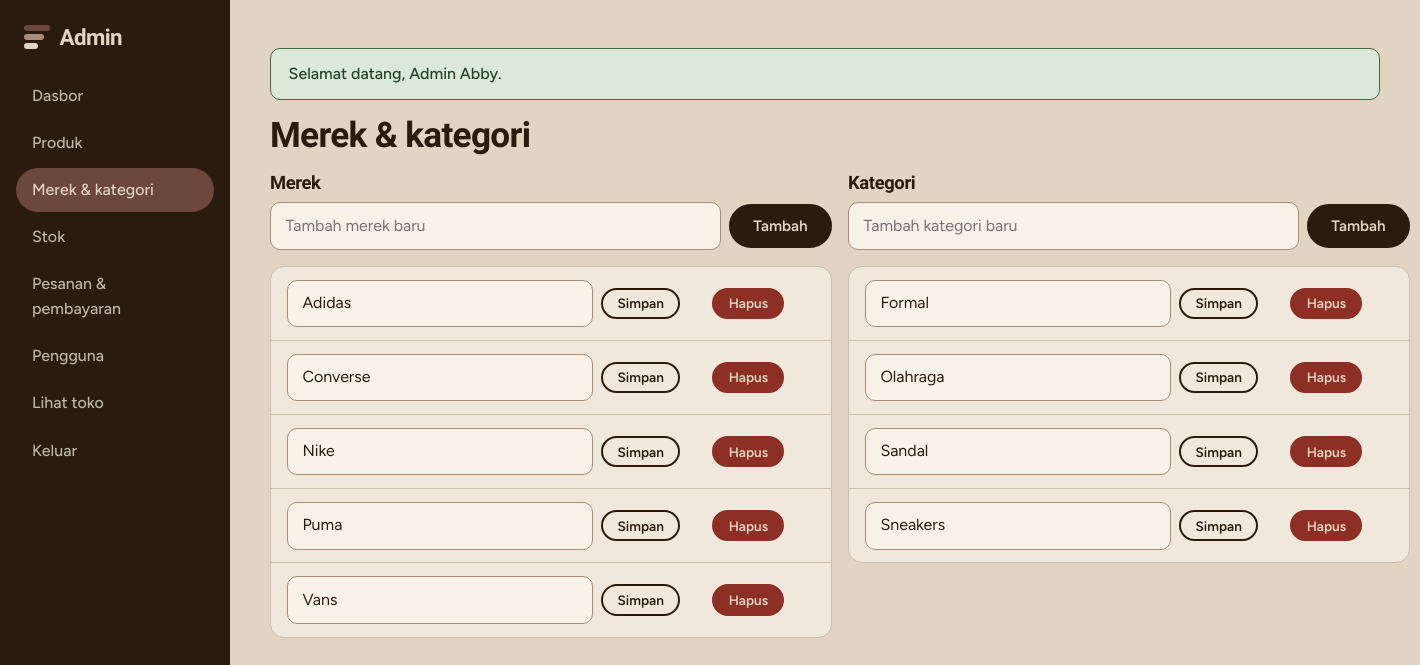
Screenshot of /admin/master.php (signed in) with the database file from the repository.
### tables this page shows
CREATE TABLE merek (
  id_merek   INT AUTO_INCREMENT PRIMARY KEY,
  nama_merek VARCHAR(100) NOT NULL UNIQUE
);

CREATE TABLE kategori (
  id_kategori   INT AUTO_INCREMENT PRIMARY KEY,
  nama_kategori VARCHAR(100) NOT NULL UNIQUE
);

### admin/master.php (the view, shortened to what this page needs)
<?php
require_once __DIR__ . '/../includes/functions.php';
$cfg = [
  'merek'    => ['tabel' => 'merek',    'id' => 'id_merek',    'nama' => 'nama_merek',    'label' => 'Merek',    'pakai' => 'id_merek'],
  'kategori' => ['tabel' => 'kategori', 'id' => 'id_kategori', 'nama' => 'nama_kategori', 'label' => 'Kategori', 'pakai' => 'id_kategori'],
];
include __DIR__ . '/_header.php';
?>
<h2>Merek &amp; kategori</h2>
<div class="row" style="align-items:start">
<?php foreach ($cfg as $key => $t):
    $rows = $pdo->query("SELECT * FROM {$t['tabel']} ORDER BY {$t['nama']}")->fetchAll(); ?>
  <section>
    <h3><?= $t['label'] ?></h3>
    <form method="post" class="inline-form" style="margin-bottom:1rem"><?= csrf_field() ?><input type="hidden" name="t" value="<?= $key ?>"><input type="hidden" name="aksi" value="tambah">
      <input name="nama" placeholder="Tambah <?= strtolower($t['label']) ?> baru" aria-label="Nama <?= strtolower($t['label']) ?> baru" required><button class="btn">Tambah</button></form>
    <div class="table-wrap"><table><tbody>
      <?php foreach ($rows as $r): ?>
      <tr><td><form method="post" class="inline-form"><?= csrf_field() ?><input type="hidden" name="t" value="<?= $key ?>"><input type="hidden" name="aksi" value="ubah"><input type="hidden" name="id" value="<?= $r[$t['id']] ?>">
        <input name="nama" value="<?= e($r[$t['nama']]) ?>" aria-label="Nama" required><button class="btn btn-ghost btn-sm">Simpan</button></form></td>
      <td><form method="post" data-confirm="Hapus <?= strtolower($t['label']) ?> ini?"><button class="btn btn-danger btn-sm">Hapus</button></form></td></tr>
      <?php endforeach; if (!$rows): ?><tr><td class="muted">Belum ada data.</td></tr><?php endif; ?>
    </tbody></table></div>
  </section>
<?php endforeach; ?>
</div>
<?php include __DIR__ . '/_footer.php'; ?>

### assets/css/style.css (style rules this page uses)
:root { --espresso:#291C0E; --cocoa:#6E473B; --taupe:#A78D78; --stone:#BEB5A9; --cream:#E1D4C2; --paper:#F0E8DC; --line:#CDBFAE; --ok:#3F6B45; --warn:#8A5A12; --bad:#8E2F26; --font-head:'Bricolage Grotesque','Segoe UI',system-ui,sans-serif; --font-body:'Figtree','Segoe UI',system-ui,sans-serif; --pill:999px; --r:14px; }
* { box-sizing:border-box }
html { scroll-behavior:smooth }
body { margin:0;background:var(--cream);color:var(--espresso);font:16px/1.55 var(--font-body);-webkit-font-smoothing:antialiased }
h1,h2,h3 { font-family:var(--font-head);line-height:1.1;margin:0 0 .5em;letter-spacing:-.02em }
h2 { font-size:clamp(1.6rem,3vw,2.2rem);font-weight:700 }
h3 { font-size:1.15rem;font-weight:700 }
.btn { display:inline-block;border:2px solid var(--espresso);background:var(--espresso);color:var(--cream);padding:.7rem 1.4rem;border-radius:var(--pill);font:600 .95rem var(--font-body);cursor:pointer;text-decoration:none;transition:background .15s,color .15s }
.btn-ghost { background:transparent;color:var(--espresso) }
.btn-danger { background:var(--bad);border-color:var(--bad) }
.btn-sm { padding:.35rem .9rem;font-size:.85rem }
input,select,textarea { width:100%;padding:.65rem .9rem;border:1.5px solid var(--taupe);border-radius:10px;background:#F7F1E8;color:var(--espresso);font:inherit }
.row { display:grid;grid-template-columns:1fr 1fr;gap:1rem }
.table-wrap { overflow-x:auto;background:var(--paper);border-radius:var(--r);border:1px solid var(--line) }
table { width:100%;border-collapse:collapse;min-width:560px }
th,td { padding:.8rem 1rem;text-align:left;border-bottom:1px solid var(--line);vertical-align:middle }
tr:last-child td { border-bottom:0 }
.inline-form { display:flex;gap:.5rem;align-items:center }

### rows the page displays
merek: nama "Adidas"
merek: nama "Converse"
merek: nama "Nike"
merek: nama "Puma"
merek: nama "Vans"
kategori: nama "Formal"
kategori: nama "Olahraga"
kategori: nama "Sandal"
kategori: nama "Sneakers"

### other values shown
$nama "Dasbor"
$nama "Produk"
$nama "Merek & kategori"
$nama "Stok"
$nama "Pesanan & pembayaran"
$nama "Pengguna"
$m "Selamat datang, Admin Abby."
$t['label'] "Merek"
$t['label'] "Kategori"
